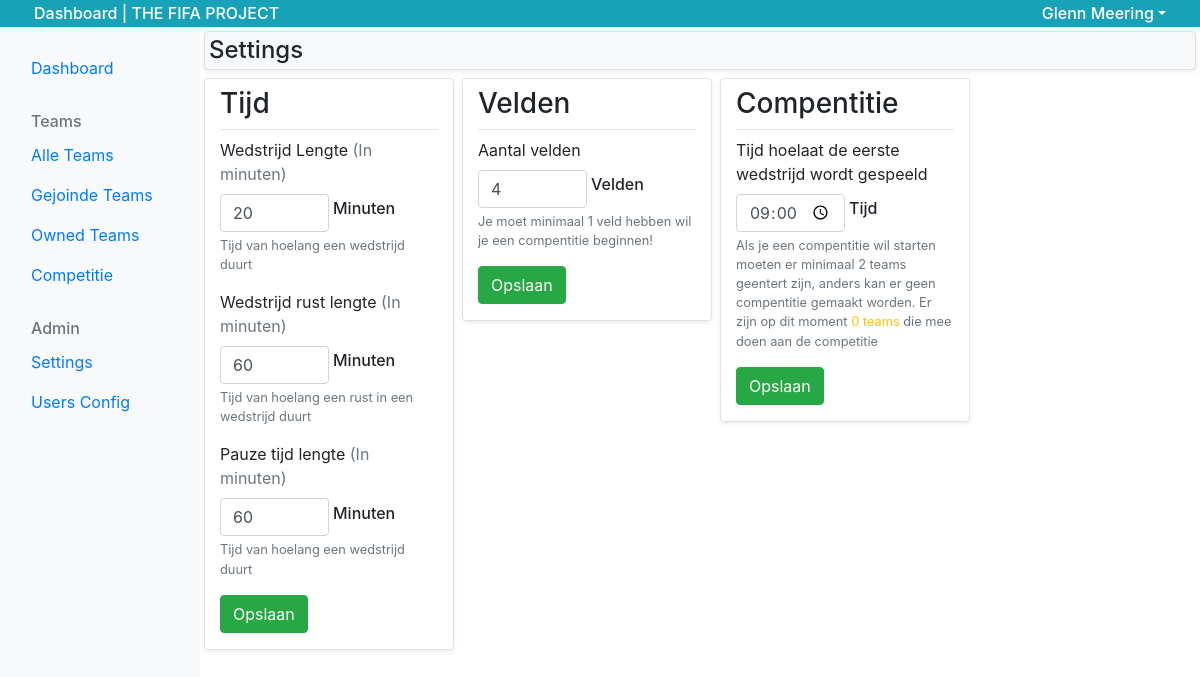
The app's page /dashboard/dashboard_admin_settings.php (signed in), older data.
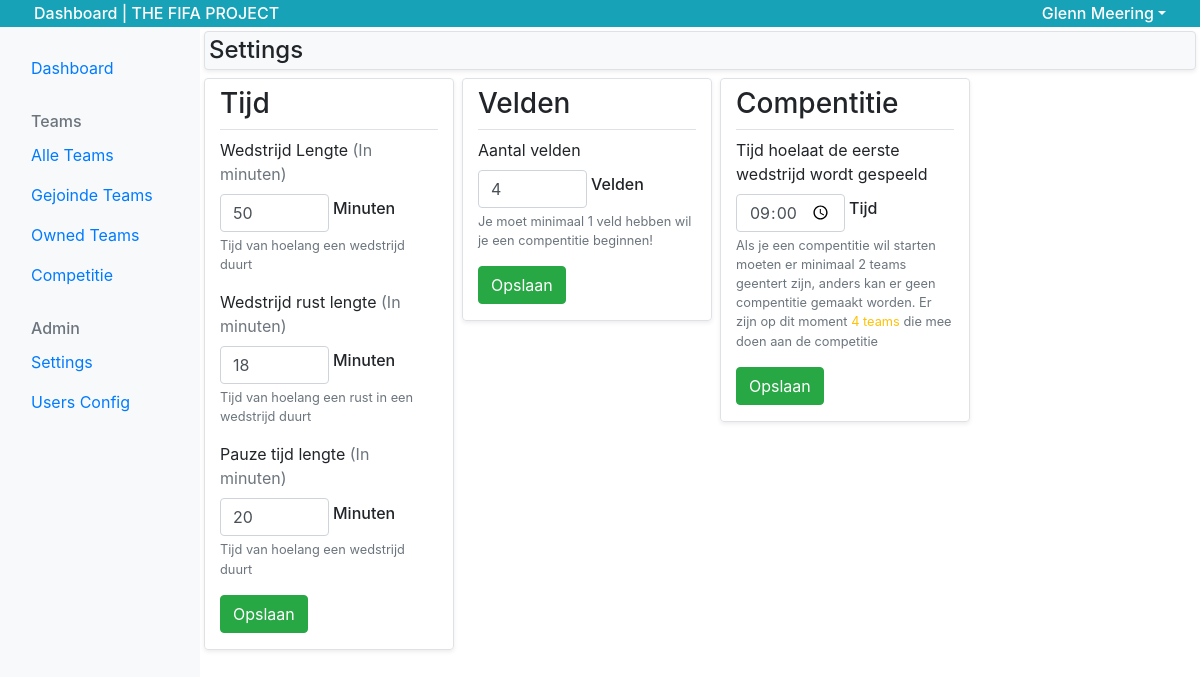
The same page, newer data.
### tables this page shows
CREATE TABLE `settings` (
  `id` int(11) UNSIGNED NOT NULL,
  `match_time` int(4) UNSIGNED NOT NULL,
  `half_time` int(4) UNSIGNED NOT NULL,
  `break_time` int(4) UNSIGNED NOT NULL,
  `fields` int(11) UNSIGNED NOT NULL
);

### dashboard/dashboard_admin_settings.php (the view, shortened to what this page needs)
<?php
require 'dashboard_header.php';
require 'dashboard_navigation.php';
$sql = "SELECT * FROM `settings` WHERE id = 1";
$query = $db->query($sql);
$settings = $query->fetch(2);
$sql = "SELECT entered FROM `teams` WHERE entered is not null";
$query = $db->query($sql);
$totalTeams = $query->rowCount();
echo'<div class="row">';
?>
<div class="col-12 p-0">
  <h2 class="h4 p-1 bg-light rounded m-1 border shadow-sm">Settings</h2>
</div>
<div class="col-md-3 border rounded shadow-sm m-1">
  <h2 class="h3 border-bottom py-2">Tijd</h2>
  <form action="../includes/controller.php" method="post">
    <div class="form-group w-100">
      <label for="match_time">Wedstrijd Lengte <span class="text-muted">(In minuten)</span></label>
      <div class="form-inline align-items-center">
        <input type="number" min="0" name="match_time" class="form-control w-50" id="match_time" value="<?=$settings['match_time']?>">
        <p class="ml-1 h6">Minuten</p>
      </div>
      <small id="match_time" class="form-text text-muted">Tijd van hoelang een wedstrijd duurt</small>
    </div>
    <div class="form-group w-100">
      <label for="half_time">Wedstrijd rust lengte <span class="text-muted">(In minuten)</span></label>
      <div class="form-inline align-items-center">
        <input type="number" min="0" name="half_time" class="form-control w-50" id="half_time" value="<?=$settings['half_time']?>">
        <p class="ml-1 h6">Minuten</p>
      </div>
      <small id="half_time" class="form-text text-muted">Tijd van hoelang een rust in een wedstrijd duurt</small>
    </div>
    <div class="form-group w-100">
      <label for="break_time">Pauze tijd lengte <span class="text-muted">(In minuten)</span></label>
      <div class="form-inline align-items-center">
        <input type="number" min="0" name="break_time" class="form-control w-50" id="break_time" value="<?=$settings['break_time']?>">
        <p class="ml-1 h6">Minuten</p>
      </div>
      <small id="break_time" class="form-text text-muted">Tijd van hoelang een wedstrijd duurt</small>
    </div>
    <button type="submit" class="btn btn-success mb-3">Opslaan</button>
  </form>
</div>
<div class="col-md-3 border rounded shadow-sm m-1 mb-auto">
  <h2 class="h3 border-bottom py-2">Velden</h2>
  <form action="../includes/controller.php" method="post">
    <div class="form-group w-100">
      <label for="fields">Aantal velden</label>
      <div class="form-inline align-items-center">
        <input type="number" min="0" name="fields" class="form-control w-50" id="fields" value="<?=$settings['fields']?>">
        <p class="ml-1 h6">Velden</p>
      </div>
      <small id="fields" class="form-text text-muted">Je moet minimaal 1 veld hebben wil je een compentitie beginnen!</small>
    </div>
    <button type="submit" class="btn btn-success mb-3">Opslaan</button>
  </form>
</div>
<div class="col-md-3 border rounded shadow-sm m-1 mb-auto">
  <h2 class="h3 border-bottom py-2">Compentitie</h2>
  <form action="../includes/controller.php" method="post">
    <div class="form-group w-100">
      <label for="startTime">Tijd hoelaat de eerste wedstrijd wordt gespeeld</label>
      <div class="form-inline align-items-center">
        <input type="time" name="startTime" class="form-control w-50" id="startTime" value="09:00">
        <p class="ml-1 h6">Tijd</p>
      </div>
      <small id="fields" class="form-text text-muted">Als je een compentitie wil starten moeten er minimaal 2 teams geentert zijn, anders kan er geen compentitie gemaakt worden. Er zijn op dit moment <span class="text-warning"><?=$totalTeams?> teams</span> die mee doen aan de competitie</small>
    </div>
    <button type="submit" class="btn btn-success mb-3">Opslaan</button>
  </form>
</div>
<?php
require 'dashboard_footer.php';

Row changes from the older to the newer data that the page shows:
changed settings: match_time "20" → "50"; half_time "60" → "18"; break_time "60" → "20"
Text that changed along with them:
$totalTeams: "0" → "4"
